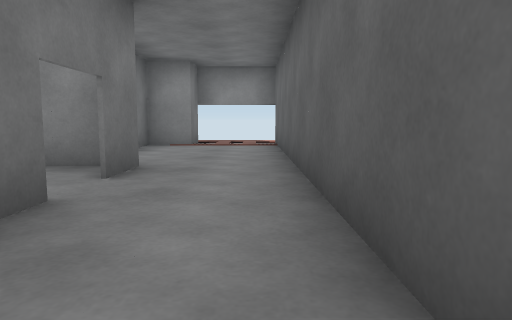
[1] (above)

17 first-person views from a walk through a 3-D level made in the Unity game engine. The camera is 0.55 m above the floor, tilts 6° down and sees 70° across. The floor is counted in squares, 1 m on a side. Each view is taken from the middle of a square. On the plan, view 1 faces up. The plan holds only what a view shows up to about 9 squares ahead; the rest is blank. The player is left out. Some surface patterns are stand-ins.

[2]
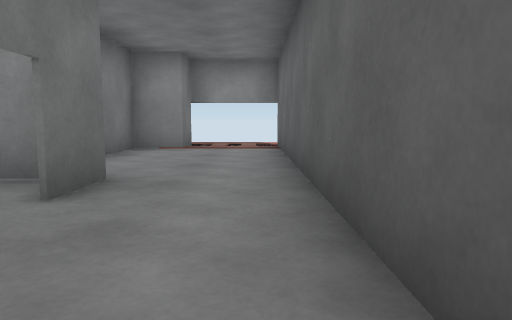

[3]
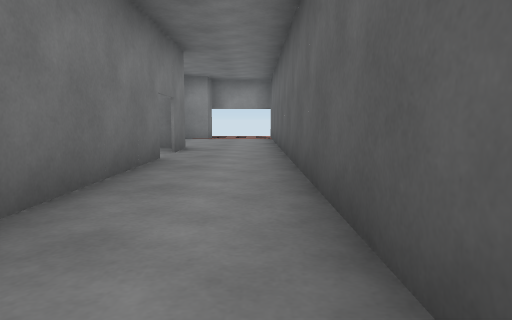

[4]
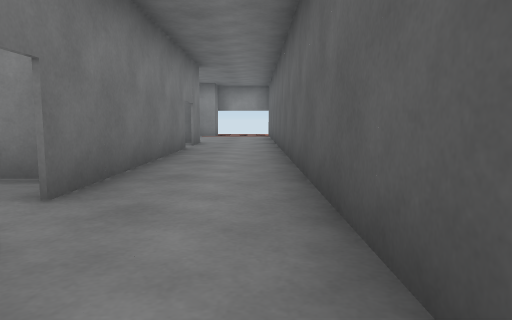

[5]
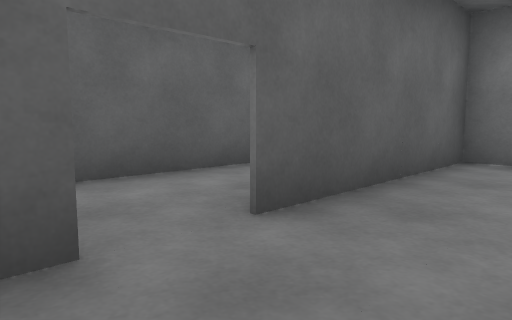

[6]
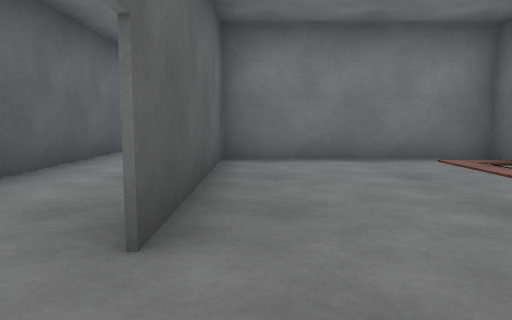

[7]
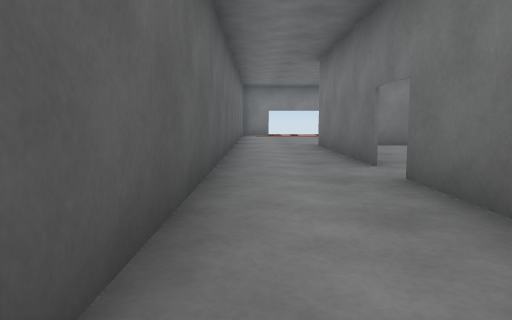

[8]
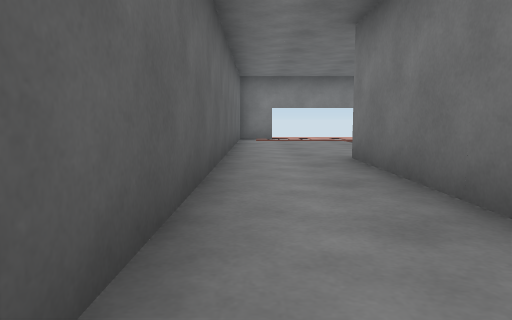

[9]
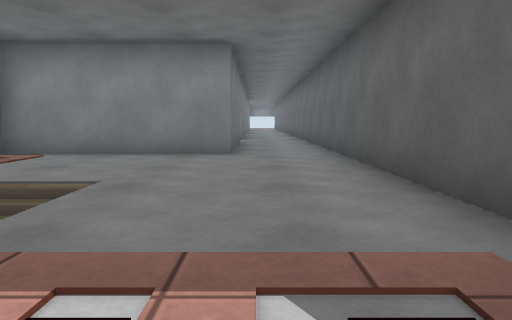

[10]
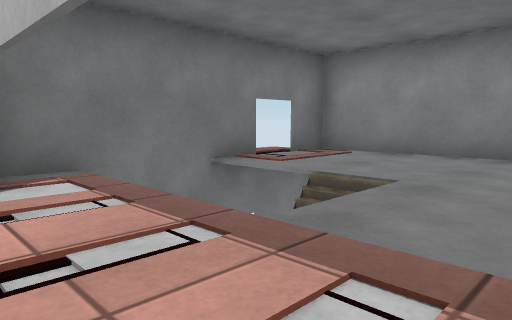

[11]
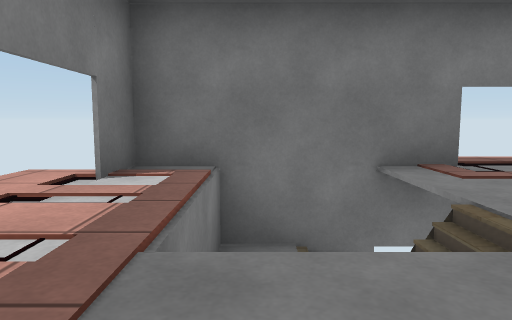

[12]
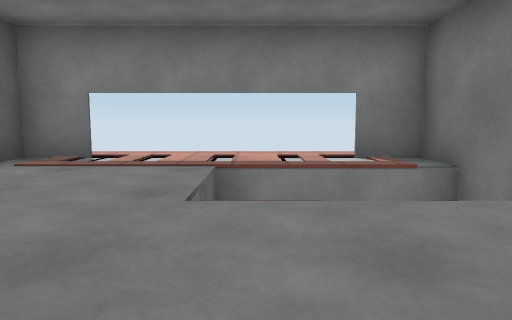

[13]
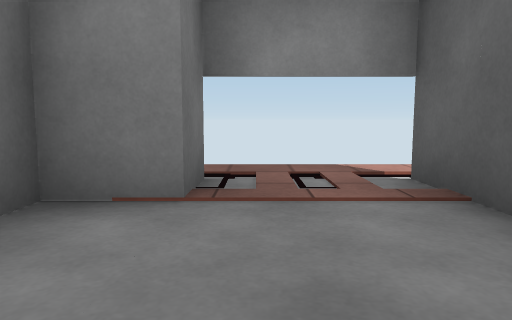

[14]
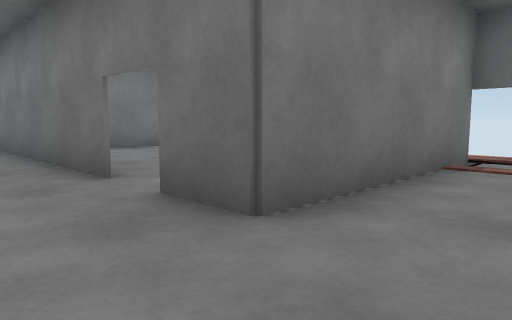

[15]
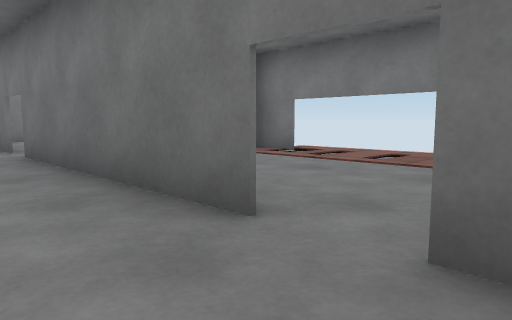

[16]
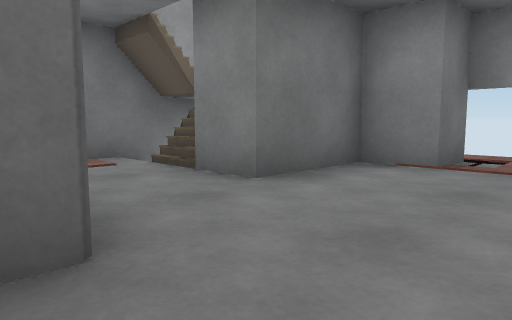

[17]
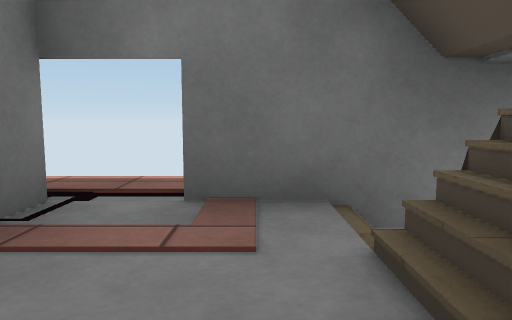

### Floor plan
Key: @ floor where view 1 was taken; # wall or solid block; . main floor; : floor 0.05 m higher than the main floor; ^ raised ledge; v drop or lower ground.
Columns run from 6 left of view 1 to 1 right of it. Each row starts with its distance up from view 1.
 10      ::#
  9    ##..#
  8 #  #...#
  7 #v^#...#
  6 #......#
  5 #####..#
  4 ##  #..#
  3   .....#
  2 .....#.#
  1 .....#.#
  0 .....#@#
 -1 ######.#
 -2 #  ..#.#
 -3    ....#
 -4   ...#.#
 -5   ...#.#
 -6  ....#.#
 -7 ######.#
 -8 #    #.#
 -9     ...#
-10     .#.#
-11     .#.#
-12    ..#.#
-13 ######.#
-14 #......#
-15 .......#
-16 #......#
-17 #v v...#
-18 #vvv...#
-19 #......#
-20 ##....##

Where each view was taken, in squares from view 1:
view 1: 0 up, 0 right, facing up
view 2: 1 up, 0 right, facing up
view 3: 3 down, 0 right, facing up
view 4: 5 down, 0 right, facing up
view 5: 2 down, 3 left, facing down-right
view 6: 2 down, 2 left, facing down
view 7: 5 down, 0 right, facing down
view 8: 8 down, 0 right, facing down
view 9: 20 down, 1 left, facing up
view 10: 20 down, 1 left, facing up-left
view 11: 18 down, 1 left, facing left
view 12: 14 down, 3 left, facing down
view 13: 6 up, 1 left, facing up
view 14: 6 up, 0 right, facing down-left
view 15: 4 up, 0 right, facing down-left
view 16: 4 up, 0 right, facing up-left
view 17: 6 up, 3 left, facing left
